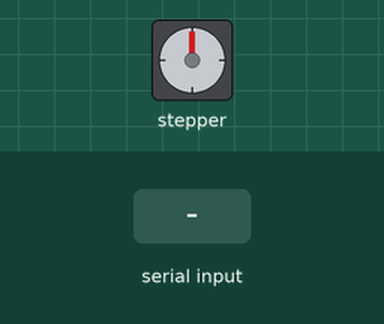
Recording of a sketch running on a simulated Arduino Uno, built with avr-gcc and run on an emulated ATmega328P. Shown: stepper motor. The test bench sets the inputs (shaded band). Stepper angles assume 2048 steps per turn.

Above: at 1.2 s.
1.3 s: "#/" received over Serial
Timing chart, 0 to 4.3 s (numbered marks = the images above; inputs shaded):
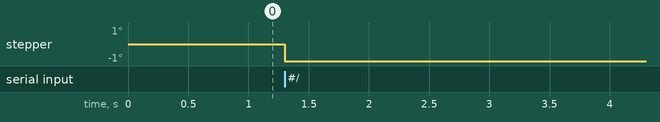

The sketch:

Stepper_code.ino
```cpp
#include <AccelStepper.h>
#include <String.h>

bool onState = false;
int motorPos = 0;
int motorToGo = 0;

AccelStepper stepper; // Defaults to AccelStepper::FULL4WIRE (4 pins) on 2, 3, 4, 5

int positions[5] = {105, 310, 515, 720, 925};
int brojPoljaInt=0;
int kodPoljaInt=0;
String brojPoljaStr="";
String kodPoljaStr="";

void setup()
{
  stepper.setMaxSpeed(500);
  stepper.setSpeed(300);
  stepper.setAcceleration(500);
  Serial.begin(9600);
  Serial.setTimeout(50);
}

void loop()
{
  dataRead();
}

String data = "";
void dataRead() {

  if (Serial.available())
  {
    data= Serial.readStringUntil('/');

    if(data.substring(0,1).equals("@")){
     brojPoljaStr = data.substring(1,data.length());
     brojPoljaInt = brojPoljaStr.toInt();

      }
    else if (data.substring(0,1).equals("#")) {
      kodPoljaStr = data.substring(1,data.length());
      kodPoljaInt = kodPoljaStr.toInt();
      myStepper(2048*kodPoljaInt/brojPoljaInt);
     }

    data = "";
    Serial.flush();
  }
}

void myStepper(int pos) {

  stepper.moveTo(pos);
  while (stepper.run() != 0) {
  }

}
```
